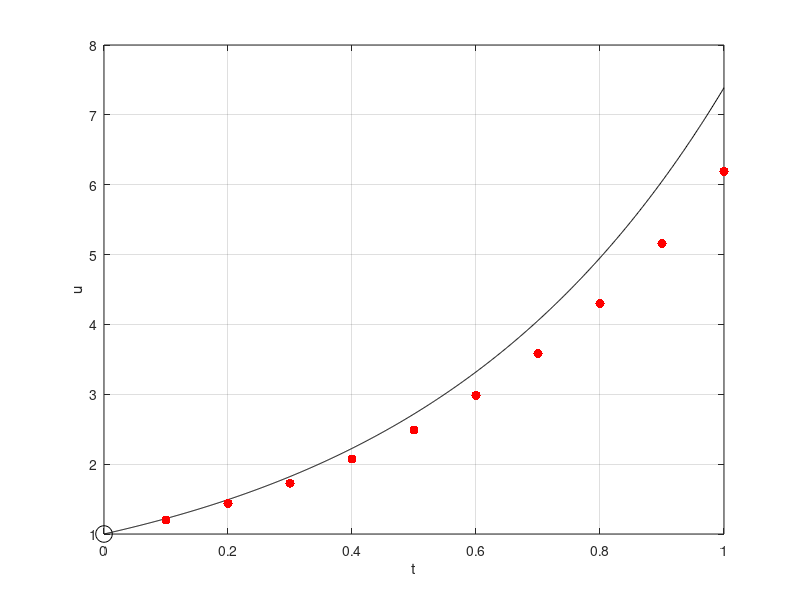

MATLAB code for this plot:
% A demonstration of forward Euler code
%
% Solve:  u' = a*u,  u(0) = 1;

a = 2;
f = @(t,u)  a*u;
u0 = 1;

Tf = 1;
k = 0.1;  % desired time step
numsteps = ceil(Tf / k)  % now adjust to have integer steps
k = Tf / numsteps        % modified time step

v = u0;

figure(1); clf;
ms = 'markersize';
plot(0, u0, 'ko', ms, 12);
hold on;
tt = linspace(0, Tf, 1000);
plot(tt, exp(a*tt), 'k-');  % exact solution
grid on
xlabel('t'); ylabel('u');


for n = 1:numsteps
  t = k*(n-1);
  vnew = v + k*f(t, v);

  plot(t+k, vnew, 'r.', ms, 20)
  pause

  v = vnew;
end

